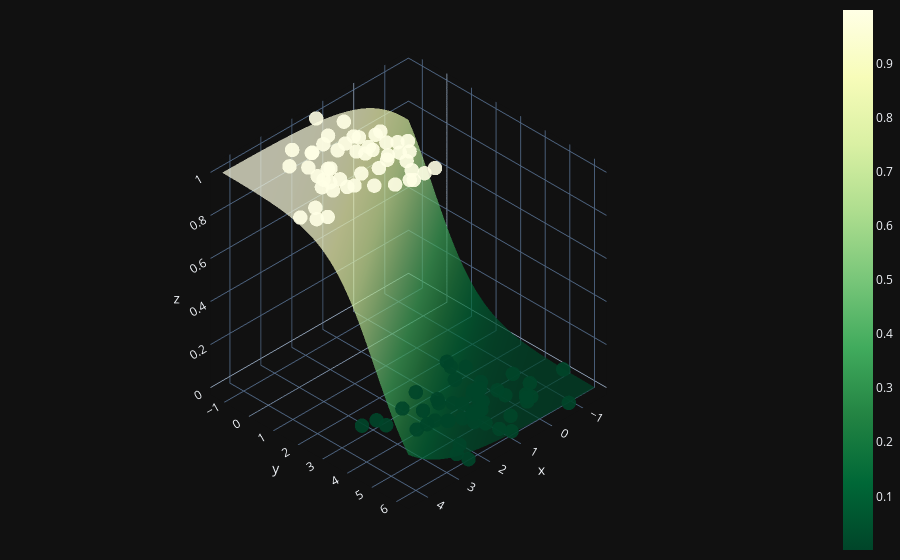

Notebook source saved alongside this figure:
### Markdown cell above
### Visualisation 3D de la frontière de décision, avec les données d'entraînement classifiées de part et d'autre

### Code cell
# fonction Z de forme sigmoïde
X0 = np.linspace(X[:, 0].min(), X[:, 0].max(), 100)
X1 = np.linspace(X[:, 1].min(), X[:, 1].max(), 100)
xx0, xx1 = np.meshgrid(X0, X1)
Z = Wfinal[0] * xx0 + Wfinal[1] * xx1 + bfinal
A = 1 / (1 + np.exp(-Z))

fig = (go.Figure(data=[go.Surface(z=A, x=xx0, y=xx1, colorscale='YlGn', opacity = 0.7, reversescale=True)]))

fig.add_scatter3d(x=X[:, 0].flatten(), y=X[:, 1].flatten(), z=y.flatten(), mode='markers', marker=dict(size=5, color=y.flatten(), colorscale='YlGn', opacity = 0.9, reversescale=True))


fig.update_layout(template= "plotly_dark", margin=dict(l=0, r=0, b=0, t=0))
fig.layout.scene.camera.projection.type = "orthographic"
fig.show()

### Figure 1 — Plotly figure (JSON) as saved in the notebook; plotly's stock layout.template omitted (floating-point values rounded to 4 significant figures; data arrays with more than 128 entries replaced by an {"elided": "..."} marker saying what was removed)
{"data": [{"colorscale": [[0, "rgb(255,255,229)"], [0.125, "rgb(247,252,185)"], [0.25, "rgb(217,240,163)"], [0.375, "rgb(173,221,142)"], [0.5, "rgb(120,198,121)"], [0.625, "rgb(65,171,93)"], [0.75, "rgb(35,132,67)"], [0.875, "rgb(0,104,55)"], [1, "rgb(0,69,41)"]], "opacity": 0.7, "reversescale": true, "type": "surface", "x": {"elided": "100x100 float values"}, "y": {"elided": "100x100 float values"}, "z": {"elided": "100x100 float values"}}, {"marker": {"color": [1, 1, 0, 0, 1, 0, 0, 1, 0, 1, 0, 1, 0, 0, 1, 1, 1, 0, 1, 1, 0, 0, 1, 0, 1, 0, 1, 0, 0, 1, 1, 0, 1, 1, 1, 0, 1, 1, 0, 1, 0, 0, 0, 0, 1, 1, 1, 1, 0, 0, 1, 1, 0, 0, 0, 0, 0, 1, 1, 1, 1, 0, 0, 1, 0, 1, 0, 0, 1, 0, 0, 1, 1, 0, 0, 0, 1, 1, 0, 0, 1, 0, 0, 0, 0, 0, 1, 0, 1, 1, 1, 1, 1, 1, 0, 0, 1, 1, 0, 1], "colorscale": [[0, "rgb(255,255,229)"], [0.125, "rgb(247,252,185)"], [0.25, "rgb(217,240,163)"], [0.375, "rgb(173,221,142)"], [0.5, "rgb(120,198,121)"], [0.625, "rgb(65,171,93)"], [0.75, "rgb(35,132,67)"], [0.875, "rgb(0,104,55)"], [1, "rgb(0,69,41)"]], "opacity": 0.9, "reversescale": true, "size": 5}, "mode": "markers", "type": "scatter3d", "x": [4.219, 0.9078, -0.2765, 0.08848, 3.243, 1.442, 1.022, 3.978, 0.5889, 1.252, 0.6284, 1.686, 1.185, 0.06897, 1.787, 4.438, 3.182, 0.3038, 0.7394, 1.285, 1.131, 0.6647, 1.316, -0.1889, 2.579, 0.8731, 1.311, 0.9868, 1.42, 2.354, 2.432, 1.043, 0.9509, 2.451, 1.62, 2.155, 1.381, 1.987, 2.116, 0.564, -0.07228, 2.509, -0.73, 1.379, 0.8821, 2.222, 2.016, 1.701, -0.6539, 0.5731, 1.957, 0.7624, 2.465, 1.333, 3.246, 1.103, 2.859, 1.6, 2.976, 2.68, 1.419, 1.926, -0.09448, 2.728, 1.12, 1.557, 0.1055, 2.844, 3.155, 1.841, 1.289, 1.642, 3.923, 1.705, 0.1631, 0.3419, 1.021, 2.669, 0.4666, 0.9481, 1.194, 1.154, -0.2942, 1.737, 0.4655, 0.0808, 3.003, 2.207, 1.361, 2.632, 2.827, 2.912, 1.142, 1.055, 2.47, -1.577, 1.412, 3.005, -0.6376, 0.8298], "y": [2.234, 0.4598, 5.081, 2.323, 1.215, 2.768, 4.117, 2.378, 4.001, 0.2081, 4.46, 0.6583, 5.28, 4.356, 1.7, 1.842, -0.1823, 3.944, 0.4361, 1.437, 4.682, 4.36, 2.441, 5.205, 0.7261, 4.714, 0.07123, 6.09, 4.637, 2.224, -0.2017, 4.606, 0.9498, -0.1954, 2.747, 4.124, 0.9295, 2.611, 3.069, 1.337, 2.884, 5.773, 6.255, 3.619, 2.841, 1.533, -0.2704, -0.4773, 4.767, 5.526, 0.2342, 1.165, 6.2, 5.01, 2.849, 4.706, 2.956, 0.9151, 1.216, -0.7044, 1.574, 4.152, 5.358, 1.305, 5.758, 2.827, 3.725, 3.327, 1.553, 3.562, 3.45, 0.1502, 1.804, 4.433, 2.578, 3.941, 1.579, 1.82, 3.866, 4.732, 2.808, 3.902, 5.273, 4.425, 3.123, 4.691, 0.7427, 5.506, 0.748, 0.6894, 1.721, 0.2466, 2.015, -0.6471, 4.099, 4.957, -1.326, 0.9852, 4.091, 1.742], "z": [1, 1, 0, 0, 1, 0, 0, 1, 0, 1, 0, 1, 0, 0, 1, 1, 1, 0, 1, 1, 0, 0, 1, 0, 1, 0, 1, 0, 0, 1, 1, 0, 1, 1, 1, 0, 1, 1, 0, 1, 0, 0, 0, 0, 1, 1, 1, 1, 0, 0, 1, 1, 0, 0, 0, 0, 0, 1, 1, 1, 1, 0, 0, 1, 0, 1, 0, 0, 1, 0, 0, 1, 1, 0, 0, 0, 1, 1, 0, 0, 1, 0, 0, 0, 0, 0, 1, 0, 1, 1, 1, 1, 1, 1, 0, 0, 1, 1, 0, 1]}], "layout": {"margin": {"b": 0, "l": 0, "r": 0, "t": 0}, "scene": {"camera": {"projection": {"type": "orthographic"}}}}}
